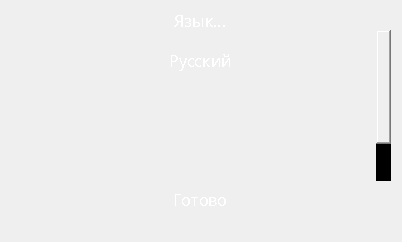
<?xml version="1.0" encoding="UTF-8"?>
<ui version="4.0">
 <class>MainWindow</class>
 <widget class="QMainWindow" name="MainWindow">
  <property name="geometry">
   <rect>
    <x>0</x>
    <y>0</y>
    <width>402</width>
    <height>242</height>
   </rect>
  </property>
  <property name="sizePolicy">
   <sizepolicy hsizetype="Ignored" vsizetype="Ignored">
    <horstretch>0</horstretch>
    <verstretch>0</verstretch>
   </sizepolicy>
  </property>
  <property name="minimumSize">
   <size>
    <width>402</width>
    <height>242</height>
   </size>
  </property>
  <property name="maximumSize">
   <size>
    <width>402</width>
    <height>242</height>
   </size>
  </property>
  <property name="windowTitle">
   <string>MCPP</string>
  </property>
  <property name="windowIcon">
   <iconset resource="mainrc.qrc">
    <normaloff>:/icons/res/MCPP.ico</normaloff>:/icons/res/MCPP.ico</iconset>
  </property>
  <property name="autoFillBackground">
   <bool>false</bool>
  </property>
  <property name="styleSheet">
   <string notr="true">background-image: url(:/background/res/background.png);</string>
  </property>
  <property name="iconSize">
   <size>
    <width>512</width>
    <height>512</height>
   </size>
  </property>
  <widget class="QWidget" name="centralwidget">
   <widget class="QStackedWidget" name="stackedWidget">
    <property name="geometry">
     <rect>
      <x>0</x>
      <y>0</y>
      <width>402</width>
      <height>242</height>
     </rect>
    </property>
    <property name="minimumSize">
     <size>
      <width>402</width>
      <height>242</height>
     </size>
    </property>
    <property name="maximumSize">
     <size>
      <width>402</width>
      <height>242</height>
     </size>
    </property>
    <property name="currentIndex">
     <number>1</number>
    </property>
    <widget class="QWidget" name="page">
     <widget class="QLabel" name="label3">
      <property name="enabled">
       <bool>false</bool>
      </property>
      <property name="geometry">
       <rect>
        <x>40</x>
        <y>126</y>
        <width>301</width>
        <height>21</height>
       </rect>
      </property>
      <property name="sizePolicy">
       <sizepolicy hsizetype="Fixed" vsizetype="Fixed">
        <horstretch>0</horstretch>
        <verstretch>0</verstretch>
       </sizepolicy>
      </property>
      <property name="font">
       <font>
        <family>Minecraft Rus</family>
        <pointsize>12</pointsize>
        <underline>false</underline>
        <strikeout>false</strikeout>
        <stylestrategy>NoAntialias</stylestrategy>
        <kerning>false</kerning>
       </font>
      </property>
      <property name="layoutDirection">
       <enum>Qt::LeftToRight</enum>
      </property>
      <property name="autoFillBackground">
       <bool>false</bool>
      </property>
      <property name="styleSheet">
       <string notr="true">background: none;
color: #FFFFFF;
padding: 0;
border: none;
text-decoration: none;
text-align: center;
padding-top: 0px;
</string>
      </property>
      <property name="inputMethodHints">
       <set>Qt::ImhNone</set>
      </property>
      <property name="text">
       <string>Настройки...</string>
      </property>
      <property name="alignment">
       <set>Qt::AlignCenter</set>
      </property>
      <property name="textInteractionFlags">
       <set>Qt::NoTextInteraction</set>
      </property>
     </widget>
     <widget class="QLabel" name="label4">
      <property name="enabled">
       <bool>false</bool>
      </property>
      <property name="geometry">
       <rect>
        <x>40</x>
        <y>174</y>
        <width>301</width>
        <height>21</height>
       </rect>
      </property>
      <property name="sizePolicy">
       <sizepolicy hsizetype="Fixed" vsizetype="Fixed">
        <horstretch>0</horstretch>
        <verstretch>0</verstretch>
       </sizepolicy>
      </property>
      <property name="font">
       <font>
        <family>Minecraft Rus</family>
        <pointsize>12</pointsize>
        <underline>false</underline>
        <strikeout>false</strikeout>
        <stylestrategy>NoAntialias</stylestrategy>
        <kerning>false</kerning>
       </font>
      </property>
      <property name="layoutDirection">
       <enum>Qt::LeftToRight</enum>
      </property>
      <property name="autoFillBackground">
       <bool>false</bool>
      </property>
      <property name="styleSheet">
       <string notr="true">background: none;
color: #FFFFFF;
padding: 0;
border: none;
text-decoration: none;
text-align: center;
padding-top: 0px;
</string>
      </property>
      <property name="inputMethodHints">
       <set>Qt::ImhNone</set>
      </property>
      <property name="text">
       <string>Конвертировать</string>
      </property>
      <property name="alignment">
       <set>Qt::AlignCenter</set>
      </property>
      <property name="textInteractionFlags">
       <set>Qt::NoTextInteraction</set>
      </property>
     </widget>
     <widget class="QPushButton" name="pushButton1">
      <property name="enabled">
       <bool>true</bool>
      </property>
      <property name="geometry">
       <rect>
        <x>40</x>
        <y>21</y>
        <width>300</width>
        <height>40</height>
       </rect>
      </property>
      <property name="sizePolicy">
       <sizepolicy hsizetype="Fixed" vsizetype="Fixed">
        <horstretch>0</horstretch>
        <verstretch>0</verstretch>
       </sizepolicy>
      </property>
      <property name="font">
       <font>
        <family>Minecraft Rus</family>
        <pointsize>12</pointsize>
        <underline>false</underline>
        <strikeout>false</strikeout>
        <stylestrategy>NoAntialias</stylestrategy>
        <kerning>false</kerning>
       </font>
      </property>
      <property name="mouseTracking">
       <bool>false</bool>
      </property>
      <property name="focusPolicy">
       <enum>Qt::NoFocus</enum>
      </property>
      <property name="toolTip">
       <string/>
      </property>
      <property name="layoutDirection">
       <enum>Qt::LeftToRight</enum>
      </property>
      <property name="autoFillBackground">
       <bool>false</bool>
      </property>
      <property name="styleSheet">
       <string notr="true">QPushButton
{
	
	
	border-image: url(:/buttons/res/btn_default.png);
	padding: 0;
	border: none;
	text-decoration: none;
	text-align: center;
	color: white;
	padding-top: 0px;
}
QPushButton:hover
{
	
	
	border-image: url(:/buttons/res/btn_hover.png);
}</string>
      </property>
      <property name="text">
       <string/>
      </property>
      <property name="flat">
       <bool>false</bool>
      </property>
     </widget>
     <widget class="QPushButton" name="pushButton3">
      <property name="enabled">
       <bool>true</bool>
      </property>
      <property name="geometry">
       <rect>
        <x>40</x>
        <y>117</y>
        <width>300</width>
        <height>40</height>
       </rect>
      </property>
      <property name="sizePolicy">
       <sizepolicy hsizetype="Fixed" vsizetype="Fixed">
        <horstretch>0</horstretch>
        <verstretch>0</verstretch>
       </sizepolicy>
      </property>
      <property name="font">
       <font>
        <family>Minecraft Rus</family>
        <pointsize>12</pointsize>
        <underline>false</underline>
        <strikeout>false</strikeout>
        <stylestrategy>NoAntialias</stylestrategy>
        <kerning>false</kerning>
       </font>
      </property>
      <property name="mouseTracking">
       <bool>false</bool>
      </property>
      <property name="focusPolicy">
       <enum>Qt::NoFocus</enum>
      </property>
      <property name="toolTip">
       <string/>
      </property>
      <property name="layoutDirection">
       <enum>Qt::LeftToRight</enum>
      </property>
      <property name="autoFillBackground">
       <bool>false</bool>
      </property>
      <property name="styleSheet">
       <string notr="true">QPushButton
{
	
	
	border-image: url(:/buttons/res/btn_default.png);
	padding: 0;
	border: none;
	text-decoration: none;
	text-align: center;
	color: white;
	padding-top: 0px;
}
QPushButton:hover
{
	
	
	border-image: url(:/buttons/res/btn_hover.png);
}</string>
      </property>
      <property name="text">
       <string/>
      </property>
      <property name="flat">
       <bool>false</bool>
      </property>
     </widget>
     <widget class="QLabel" name="label2">
      <property name="enabled">
       <bool>false</bool>
      </property>
      <property name="geometry">
       <rect>
        <x>40</x>
        <y>78</y>
        <width>301</width>
        <height>21</height>
       </rect>
      </property>
      <property name="sizePolicy">
       <sizepolicy hsizetype="Fixed" vsizetype="Fixed">
        <horstretch>0</horstretch>
        <verstretch>0</verstretch>
       </sizepolicy>
      </property>
      <property name="font">
       <font>
        <family>Minecraft Rus</family>
        <pointsize>12</pointsize>
        <underline>false</underline>
        <strikeout>false</strikeout>
        <stylestrategy>NoAntialias</stylestrategy>
        <kerning>false</kerning>
       </font>
      </property>
      <property name="layoutDirection">
       <enum>Qt::LeftToRight</enum>
      </property>
      <property name="autoFillBackground">
       <bool>false</bool>
      </property>
      <property name="styleSheet">
       <string notr="true">background: none;
color: #FFFFFF;
padding: 0;
border: none;
text-decoration: none;
text-align: center;
padding-top: 0px;
</string>
      </property>
      <property name="inputMethodHints">
       <set>Qt::ImhNone</set>
      </property>
      <property name="text">
       <string>Модификации</string>
      </property>
      <property name="alignment">
       <set>Qt::AlignCenter</set>
      </property>
      <property name="textInteractionFlags">
       <set>Qt::NoTextInteraction</set>
      </property>
     </widget>
     <widget class="QPushButton" name="pushButton4">
      <property name="enabled">
       <bool>true</bool>
      </property>
      <property name="geometry">
       <rect>
        <x>40</x>
        <y>165</y>
        <width>300</width>
        <height>40</height>
       </rect>
      </property>
      <property name="sizePolicy">
       <sizepolicy hsizetype="Fixed" vsizetype="Fixed">
        <horstretch>0</horstretch>
        <verstretch>0</verstretch>
       </sizepolicy>
      </property>
      <property name="font">
       <font>
        <family>Minecraft Rus</family>
        <pointsize>12</pointsize>
        <underline>false</underline>
        <strikeout>false</strikeout>
        <stylestrategy>NoAntialias</stylestrategy>
        <kerning>false</kerning>
       </font>
      </property>
      <property name="mouseTracking">
       <bool>false</bool>
      </property>
      <property name="focusPolicy">
       <enum>Qt::NoFocus</enum>
      </property>
      <property name="toolTip">
       <string/>
      </property>
      <property name="layoutDirection">
       <enum>Qt::LeftToRight</enum>
      </property>
      <property name="autoFillBackground">
       <bool>false</bool>
      </property>
      <property name="styleSheet">
       <string notr="true">QPushButton
{
	
	
	border-image: url(:/buttons/res/btn_default.png);
	padding: 0;
	border: none;
	text-decoration: none;
	text-align: center;
	color: white;
	padding-top: 0px;
}
QPushButton:hover
{
	
	
	border-image: url(:/buttons/res/btn_hover.png);
}</string>
      </property>
      <property name="text">
       <string/>
      </property>
      <property name="flat">
       <bool>false</bool>
      </property>
     </widget>
     <widget class="QLabel" name="label1">
      <property name="enabled">
       <bool>false</bool>
      </property>
      <property name="geometry">
       <rect>
        <x>40</x>
        <y>30</y>
        <width>301</width>
        <height>21</height>
       </rect>
      </property>
      <property name="sizePolicy">
       <sizepolicy hsizetype="Fixed" vsizetype="Fixed">
        <horstretch>0</horstretch>
        <verstretch>0</verstretch>
       </sizepolicy>
      </property>
      <property name="font">
       <font>
        <family>Minecraft Rus</family>
        <pointsize>12</pointsize>
        <underline>false</underline>
        <strikeout>false</strikeout>
        <stylestrategy>NoAntialias</stylestrategy>
        <kerning>false</kerning>
       </font>
      </property>
      <property name="layoutDirection">
       <enum>Qt::LeftToRight</enum>
      </property>
      <property name="autoFillBackground">
       <bool>false</bool>
      </property>
      <property name="styleSheet">
       <string notr="true">background: none;
color: #FFFFFF;
padding: 0;
border: none;
text-decoration: none;
text-align: center;
padding-top: 0px;
</string>
      </property>
      <property name="inputMethodHints">
       <set>Qt::ImhNone</set>
      </property>
      <property name="text">
       <string>Открыть  ресурспак</string>
      </property>
      <property name="alignment">
       <set>Qt::AlignCenter</set>
      </property>
      <property name="textInteractionFlags">
       <set>Qt::NoTextInteraction</set>
      </property>
     </widget>
     <widget class="QPushButton" name="pushButton2">
      <property name="enabled">
       <bool>true</bool>
      </property>
      <property name="geometry">
       <rect>
        <x>40</x>
        <y>69</y>
        <width>300</width>
        <height>40</height>
       </rect>
      </property>
      <property name="sizePolicy">
       <sizepolicy hsizetype="Fixed" vsizetype="Fixed">
        <horstretch>0</horstretch>
        <verstretch>0</verstretch>
       </sizepolicy>
      </property>
      <property name="font">
       <font>
        <family>Minecraft Rus</family>
        <pointsize>12</pointsize>
        <underline>false</underline>
        <strikeout>false</strikeout>
        <stylestrategy>NoAntialias</stylestrategy>
        <kerning>false</kerning>
       </font>
      </property>
      <property name="mouseTracking">
       <bool>false</bool>
      </property>
      <property name="focusPolicy">
       <enum>Qt::NoFocus</enum>
      </property>
      <property name="toolTip">
       <string/>
      </property>
      <property name="layoutDirection">
       <enum>Qt::LeftToRight</enum>
      </property>
      <property name="autoFillBackground">
       <bool>false</bool>
      </property>
      <property name="styleSheet">
       <string notr="true">QPushButton
{
	
	
	border-image: url(:/buttons/res/btn_default.png);
	padding: 0;
	border: none;
	text-decoration: none;
	text-align: center;
	color: white;
	padding-top: 0px;
}
QPushButton:hover
{
	
	
	border-image: url(:/buttons/res/btn_hover.png);
}</string>
      </property>
      <property name="text">
       <string/>
      </property>
      <property name="flat">
       <bool>false</bool>
      </property>
     </widget>
     <widget class="QPushButton" name="langButton">
      <property name="enabled">
       <bool>true</bool>
      </property>
      <property name="geometry">
       <rect>
        <x>350</x>
        <y>20</y>
        <width>40</width>
        <height>40</height>
       </rect>
      </property>
      <property name="sizePolicy">
       <sizepolicy hsizetype="Fixed" vsizetype="Fixed">
        <horstretch>0</horstretch>
        <verstretch>0</verstretch>
       </sizepolicy>
      </property>
      <property name="font">
       <font>
        <family>Minecraft Rus</family>
        <pointsize>12</pointsize>
        <underline>false</underline>
        <strikeout>false</strikeout>
        <stylestrategy>NoAntialias</stylestrategy>
        <kerning>false</kerning>
       </font>
      </property>
      <property name="mouseTracking">
       <bool>false</bool>
      </property>
      <property name="focusPolicy">
       <enum>Qt::NoFocus</enum>
      </property>
      <property name="toolTip">
       <string/>
      </property>
      <property name="layoutDirection">
       <enum>Qt::LeftToRight</enum>
      </property>
      <property name="autoFillBackground">
       <bool>false</bool>
      </property>
      <property name="styleSheet">
       <string notr="true">QPushButton
{
	
	
	
	border-image: url(:/buttons/res/btn_lang.png);
	padding: 0;
	border: none;
	text-decoration: none;
	text-align: center;
	color: white;
	padding-top: 0px;
}
QPushButton:hover
{
	
	
	
	border-image: url(:/buttons/res/btn_lang_hover.png);
}</string>
      </property>
      <property name="text">
       <string/>
      </property>
      <property name="flat">
       <bool>false</bool>
      </property>
     </widget>
     <widget class="QLabel" name="VersionLabel">
      <property name="enabled">
       <bool>false</bool>
      </property>
      <property name="geometry">
       <rect>
        <x>5</x>
        <y>222</y>
        <width>181</width>
        <height>21</height>
       </rect>
      </property>
      <property name="sizePolicy">
       <sizepolicy hsizetype="Fixed" vsizetype="Fixed">
        <horstretch>0</horstretch>
        <verstretch>0</verstretch>
       </sizepolicy>
      </property>
      <property name="font">
       <font>
        <family>Minecraft Rus</family>
        <pointsize>12</pointsize>
        <underline>false</underline>
        <strikeout>false</strikeout>
        <stylestrategy>NoAntialias</stylestrategy>
        <kerning>false</kerning>
       </font>
      </property>
      <property name="layoutDirection">
       <enum>Qt::LeftToRight</enum>
      </property>
      <property name="autoFillBackground">
       <bool>false</bool>
      </property>
      <property name="styleSheet">
       <string notr="true">background: none;
color: #FFFFFF;
padding: 0;
border: none;
text-decoration: none;
text-align: center;
padding-top: 0px;
</string>
      </property>
      <property name="inputMethodHints">
       <set>Qt::ImhNone</set>
      </property>
      <property name="text">
       <string>MCPP 0.0.2</string>
      </property>
      <property name="alignment">
       <set>Qt::AlignLeading|Qt::AlignLeft|Qt::AlignVCenter</set>
      </property>
      <property name="textInteractionFlags">
       <set>Qt::NoTextInteraction</set>
      </property>
     </widget>
     <widget class="QLabel" name="CopytightLabel">
      <property name="enabled">
       <bool>false</bool>
      </property>
      <property name="geometry">
       <rect>
        <x>220</x>
        <y>222</y>
        <width>181</width>
        <height>21</height>
       </rect>
      </property>
      <property name="sizePolicy">
       <sizepolicy hsizetype="Fixed" vsizetype="Fixed">
        <horstretch>0</horstretch>
        <verstretch>0</verstretch>
       </sizepolicy>
      </property>
      <property name="font">
       <font>
        <family>Minecraft Rus</family>
        <pointsize>12</pointsize>
        <underline>false</underline>
        <strikeout>false</strikeout>
        <stylestrategy>NoAntialias</stylestrategy>
        <kerning>false</kerning>
       </font>
      </property>
      <property name="layoutDirection">
       <enum>Qt::LeftToRight</enum>
      </property>
      <property name="autoFillBackground">
       <bool>false</bool>
      </property>
      <property name="styleSheet">
       <string notr="true">background: none;
color: #FFFFFF;
padding: 0;
border: none;
text-decoration: none;
text-align: center;
padding-top: 0px;
</string>
      </property>
      <property name="inputMethodHints">
       <set>Qt::ImhNone</set>
      </property>
      <property name="text">
       <string>Do not distribute!</string>
      </property>
      <property name="alignment">
       <set>Qt::AlignRight|Qt::AlignTrailing|Qt::AlignVCenter</set>
      </property>
      <property name="textInteractionFlags">
       <set>Qt::NoTextInteraction</set>
      </property>
     </widget>
     <zorder>pushButton4</zorder>
     <zorder>pushButton3</zorder>
     <zorder>pushButton2</zorder>
     <zorder>label3</zorder>
     <zorder>label4</zorder>
     <zorder>pushButton1</zorder>
     <zorder>label2</zorder>
     <zorder>label1</zorder>
     <zorder>langButton</zorder>
     <zorder>VersionLabel</zorder>
     <zorder>CopytightLabel</zorder>
    </widget>
    <widget class="QWidget" name="page_2">
     <widget class="QLabel" name="labelDone">
      <property name="enabled">
       <bool>false</bool>
      </property>
      <property name="geometry">
       <rect>
        <x>50</x>
        <y>189</y>
        <width>301</width>
        <height>21</height>
       </rect>
      </property>
      <property name="sizePolicy">
       <sizepolicy hsizetype="Fixed" vsizetype="Fixed">
        <horstretch>0</horstretch>
        <verstretch>0</verstretch>
       </sizepolicy>
      </property>
      <property name="font">
       <font>
        <family>Minecraft Rus</family>
        <pointsize>12</pointsize>
        <underline>false</underline>
        <strikeout>false</strikeout>
        <stylestrategy>NoAntialias</stylestrategy>
        <kerning>false</kerning>
       </font>
      </property>
      <property name="layoutDirection">
       <enum>Qt::LeftToRight</enum>
      </property>
      <property name="autoFillBackground">
       <bool>false</bool>
      </property>
      <property name="styleSheet">
       <string notr="true">background: none;
color: #FFFFFF;
padding: 0;
border: none;
text-decoration: none;
text-align: center;
padding-top: 0px;
</string>
      </property>
      <property name="inputMethodHints">
       <set>Qt::ImhNone</set>
      </property>
      <property name="text">
       <string>Готово</string>
      </property>
      <property name="alignment">
       <set>Qt::AlignCenter</set>
      </property>
      <property name="textInteractionFlags">
       <set>Qt::NoTextInteraction</set>
      </property>
     </widget>
     <widget class="QPushButton" name="doneButton">
      <property name="enabled">
       <bool>true</bool>
      </property>
      <property name="geometry">
       <rect>
        <x>50</x>
        <y>180</y>
        <width>300</width>
        <height>40</height>
       </rect>
      </property>
      <property name="sizePolicy">
       <sizepolicy hsizetype="Fixed" vsizetype="Fixed">
        <horstretch>0</horstretch>
        <verstretch>0</verstretch>
       </sizepolicy>
      </property>
      <property name="font">
       <font>
        <family>Minecraft Rus</family>
        <pointsize>12</pointsize>
        <underline>false</underline>
        <strikeout>false</strikeout>
        <stylestrategy>NoAntialias</stylestrategy>
        <kerning>false</kerning>
       </font>
      </property>
      <property name="mouseTracking">
       <bool>false</bool>
      </property>
      <property name="focusPolicy">
       <enum>Qt::NoFocus</enum>
      </property>
      <property name="toolTip">
       <string/>
      </property>
      <property name="layoutDirection">
       <enum>Qt::LeftToRight</enum>
      </property>
      <property name="autoFillBackground">
       <bool>false</bool>
      </property>
      <property name="styleSheet">
       <string notr="true">QPushButton
{
	
	
	border-image: url(:/buttons/res/btn_default.png);
	padding: 0;
	border: none;
	text-decoration: none;
	text-align: center;
	color: white;
	padding-top: 0px;
}
QPushButton:hover
{
	
	
	border-image: url(:/buttons/res/btn_hover.png);
}</string>
      </property>
      <property name="text">
       <string/>
      </property>
      <property name="flat">
       <bool>false</bool>
      </property>
     </widget>
     <widget class="QLabel" name="label3_2">
      <property name="enabled">
       <bool>false</bool>
      </property>
      <property name="geometry">
       <rect>
        <x>50</x>
        <y>10</y>
        <width>301</width>
        <height>21</height>
       </rect>
      </property>
      <property name="sizePolicy">
       <sizepolicy hsizetype="Fixed" vsizetype="Fixed">
        <horstretch>0</horstretch>
        <verstretch>0</verstretch>
       </sizepolicy>
      </property>
      <property name="font">
       <font>
        <family>Minecraft Rus</family>
        <pointsize>12</pointsize>
        <underline>false</underline>
        <strikeout>false</strikeout>
        <stylestrategy>NoAntialias</stylestrategy>
        <kerning>false</kerning>
       </font>
      </property>
      <property name="layoutDirection">
       <enum>Qt::LeftToRight</enum>
      </property>
      <property name="autoFillBackground">
       <bool>false</bool>
      </property>
      <property name="styleSheet">
       <string notr="true">background: none;
color: #FFFFFF;
padding: 0;
border: none;
text-decoration: none;
text-align: center;
padding-top: 0px;
</string>
      </property>
      <property name="inputMethodHints">
       <set>Qt::ImhNone</set>
      </property>
      <property name="text">
       <string>Язык...</string>
      </property>
      <property name="alignment">
       <set>Qt::AlignCenter</set>
      </property>
      <property name="textInteractionFlags">
       <set>Qt::NoTextInteraction</set>
      </property>
     </widget>
     <widget class="QScrollArea" name="scrollArea">
      <property name="enabled">
       <bool>true</bool>
      </property>
      <property name="geometry">
       <rect>
        <x>20</x>
        <y>30</y>
        <width>371</width>
        <height>151</height>
       </rect>
      </property>
      <property name="sizePolicy">
       <sizepolicy hsizetype="Fixed" vsizetype="Fixed">
        <horstretch>0</horstretch>
        <verstretch>100</verstretch>
       </sizepolicy>
      </property>
      <property name="minimumSize">
       <size>
        <width>371</width>
        <height>151</height>
       </size>
      </property>
      <property name="maximumSize">
       <size>
        <width>371</width>
        <height>151</height>
       </size>
      </property>
      <property name="font">
       <font>
        <stylestrategy>NoAntialias</stylestrategy>
        <kerning>false</kerning>
       </font>
      </property>
      <property name="autoFillBackground">
       <bool>false</bool>
      </property>
      <property name="styleSheet">
       <string notr="true">QScrollArea
{
	background-color:transparent;
	background: transparent;
	border: none;
}
QScrollBar:vertical
 {
	border: none;
    background:none;
    width:15px;
	margin: 0px 0px 0px 0px;
 }
 QScrollBar::handle:vertical
 {
	
	border-image: url(:/buttons/res/scrollbar.png);
	background-color: rgb(0, 0, 0);
	background: rgb(0, 0, 0);
	border: none;
 }

 QScrollBar::sub-line:vertical
 {
	background-color: rgb(0, 0, 0);
	background: rgb(0, 0, 0);
	border: none;
 }

 QScrollBar::add-line:vertical
 {
	background-color: rgb(0, 0, 0);
	background: rgb(0, 0, 0);
	border: none;
 }
 QScrollBar::sub-line:vertical:hover,QScrollBar::sub-line:vertical:on
 {
	background-color: rgb(0, 0, 0);
	background: rgb(0, 0, 0);
	border: none;
 }
 QScrollBar::add-line:vertical:hover, QScrollBar::add-line:vertical:on
 {
	background-color: rgb(0, 0, 0);
	background: rgb(0, 0, 0);
	border: none;
 }

 QScrollBar::up-arrow:vertical, QScrollBar::down-arrow:vertical
 {
	background-color: rgb(0, 0, 0);
	background: rgb(0, 0, 0);
	border: none;
 }
 QScrollBar::add-page:vertical, QScrollBar::sub-page:vertical
 {
	background-color: rgb(0, 0, 0);
	background: rgb(0, 0, 0);
	border: none;
 }</string>
      </property>
      <property name="frameShape">
       <enum>QFrame::NoFrame</enum>
      </property>
      <property name="frameShadow">
       <enum>QFrame::Plain</enum>
      </property>
      <property name="lineWidth">
       <number>0</number>
      </property>
      <property name="verticalScrollBarPolicy">
       <enum>Qt::ScrollBarAlwaysOn</enum>
      </property>
      <property name="horizontalScrollBarPolicy">
       <enum>Qt::ScrollBarAlwaysOff</enum>
      </property>
      <property name="widgetResizable">
       <bool>false</bool>
      </property>
      <property name="alignment">
       <set>Qt::AlignBottom|Qt::AlignJustify</set>
      </property>
      <widget class="QWidget" name="scrollAreaWidgetContents">
       <property name="geometry">
        <rect>
         <x>0</x>
         <y>-17</y>
         <width>402</width>
         <height>200</height>
        </rect>
       </property>
       <property name="styleSheet">
        <string notr="true">background-color:transparent;
background: transparent;
border: none;</string>
       </property>
       <widget class="QLabel" name="label1_3">
        <property name="enabled">
         <bool>false</bool>
        </property>
        <property name="geometry">
         <rect>
          <x>30</x>
          <y>20</y>
          <width>301</width>
          <height>21</height>
         </rect>
        </property>
        <property name="sizePolicy">
         <sizepolicy hsizetype="Fixed" vsizetype="Fixed">
          <horstretch>0</horstretch>
          <verstretch>0</verstretch>
         </sizepolicy>
        </property>
        <property name="font">
         <font>
          <family>Minecraft Rus</family>
          <pointsize>12</pointsize>
          <underline>false</underline>
          <strikeout>false</strikeout>
          <stylestrategy>NoAntialias</stylestrategy>
          <kerning>false</kerning>
         </font>
        </property>
        <property name="layoutDirection">
         <enum>Qt::LeftToRight</enum>
        </property>
        <property name="autoFillBackground">
         <bool>false</bool>
        </property>
        <property name="styleSheet">
         <string notr="true">background: none;
color: #FFFFFF;
padding: 0;
border: none;
text-decoration: none;
text-align: center;
padding-top: 0px;
</string>
        </property>
        <property name="inputMethodHints">
         <set>Qt::ImhNone</set>
        </property>
        <property name="text">
         <string>Русский</string>
        </property>
        <property name="alignment">
         <set>Qt::AlignCenter</set>
        </property>
        <property name="textInteractionFlags">
         <set>Qt::NoTextInteraction</set>
        </property>
       </widget>
      </widget>
     </widget>
     <zorder>doneButton</zorder>
     <zorder>label3_2</zorder>
     <zorder>labelDone</zorder>
     <zorder>scrollArea</zorder>
    </widget>
   </widget>
  </widget>
 </widget>
 <resources>
  <include location="mainrc.qrc"/>
 </resources>
 <connections/>
</ui>
